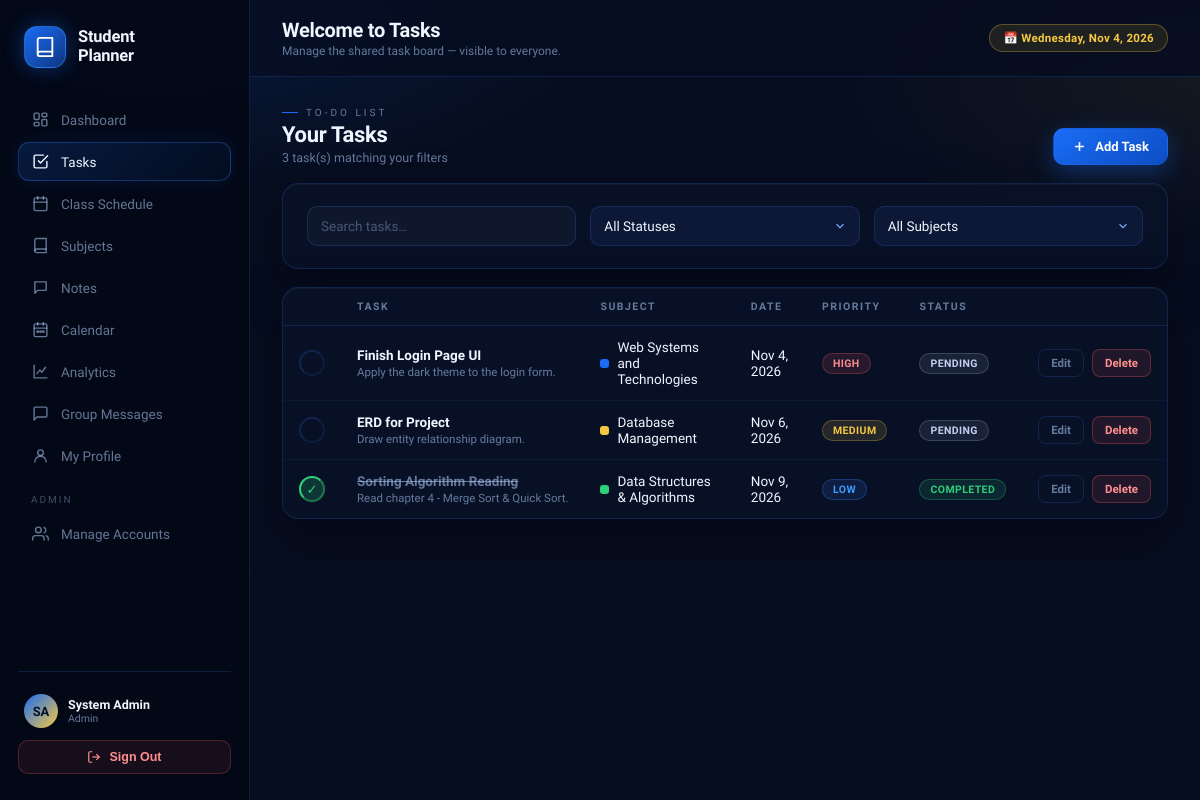
Screenshot of /tasks.php (signed in) with the database file from the repository.
### tables this page shows
CREATE TABLE IF NOT EXISTS `tasks` (
  `id`           INT UNSIGNED AUTO_INCREMENT PRIMARY KEY,
  `user_id`      INT UNSIGNED NOT NULL,
  `subject_id`   INT UNSIGNED NULL,
  `title`        VARCHAR(200) NOT NULL,
  `description`  TEXT NULL,
  `due_date`     DATE NULL,
  `due_time`     TIME NULL,
  `priority`     ENUM('low','medium','high') NOT NULL DEFAULT 'medium',
  `status`       ENUM('pending','in_progress','completed') NOT NULL DEFAULT 'pending',
  `created_at`   DATETIME NOT NULL DEFAULT CURRENT_TIMESTAMP,
  `completed_at` DATETIME NULL,
  FOREIGN KEY (`user_id`)    REFERENCES `login_accounts`(`id`) ON DELETE CASCADE,
  FOREIGN KEY (`subject_id`) REFERENCES `subjects`(`id`) ON DELETE SET NULL
);

CREATE TABLE IF NOT EXISTS `subjects` (
  `id`           INT UNSIGNED AUTO_INCREMENT PRIMARY KEY,
  `user_id`      INT UNSIGNED NOT NULL,
  `subject_name` VARCHAR(120) NOT NULL,
  `subject_code` VARCHAR(30)  NULL,
  `instructor`   VARCHAR(100) NULL,
  `units`        DECIMAL(3,1) NULL,
  `color`        VARCHAR(7)   NOT NULL DEFAULT '#1a6cf5',
  `created_at`   DATETIME     NOT NULL DEFAULT CURRENT_TIMESTAMP,
  FOREIGN KEY (`user_id`) REFERENCES `login_accounts`(`id`) ON DELETE CASCADE
);

### tasks.php (the view, shortened to what this page needs)
<?php
require_once __DIR__ . '/core/auth.php';
$filterStatus  = $_GET['status'] ?? 'all';
$search        = trim($_GET['q'] ?? '');
$where = [];
$whereSql = $where ? implode(' AND ', $where) : '1=1';
$tasks = mysqli_query($conn, "
  SELECT t.*, sub.subject_name, sub.color FROM tasks t
  LEFT JOIN subjects sub ON sub.id = t.subject_id
  WHERE $whereSql
  ORDER BY (t.status='completed'), (t.due_date IS NULL), t.due_date ASC, FIELD(t.priority,'high','medium','low')");
$pageTitle = "Welcome to Tasks";
$pageSub   = $canManage ? "Manage the shared task board — visible to everyone." : "Tasks and assignments set by your admin/faculty. View only.";
$activeNav = "tasks";
include __DIR__ . '/core/layout_head.php';
?>
<div class="section-head">
  <div>
    <div class="section-eyebrow">To-Do List</div>
    <div class="section-title">Your Tasks</div>
    <div class="section-sub"><?php echo mysqli_num_rows($tasks); ?> task(s) matching your filters</div>
  </div>
  <?php if ($canManage): ?>
  <button class="btn btn-primary" onclick="openModal('addTaskModal')">
    <svg width="15" height="15" viewBox="0 0 24 24" fill="none" stroke="currentColor" stroke-width="2.5"><line x1="12" y1="5" x2="12" y2="19"/><line x1="5" y1="12" x2="19" y2="12"/></svg>
    Add Task
  </button>
  <?php endif; ?>
</div>
<div class="card card-pad" style="margin-bottom:18px">
  <form method="GET" class="form-row cols-3" style="margin-bottom:0">
    <div><input type="text" name="q" placeholder="Search tasks…" value="<?php echo h($search); ?>"></div>
    <div>
      <select name="status" onchange="this.form.submit()">
        <option value="all" <?php echo $filterStatus==='all'?'selected':''; ?>>All Statuses</option>
      </select>
    </div>
    <div>
      <select name="subject" onchange="this.form.submit()">
        <option value="all">All Subjects</option>
      </select>
    </div>
  </form>
</div>
<div class="card">
  <div class="table-wrap">
  <table>
    <thead><tr><th></th><th>Task</th><th>Subject</th><th>Date</th><th>Priority</th><th>Status</th><th></th></tr></thead>
    <tbody>
    <?php if (mysqli_num_rows($tasks) === 0): ?>
      <tr><td colspan="7">
        <div class="empty-state">
          <svg viewBox="0 0 24 24" stroke="currentColor"><path d="M9 11l3 3L22 4"/><path d="M21 12v7a2 2 0 0 1-2 2H5a2 2 0 0 1-2-2V5a2 2 0 0 1 2-2h11"/></svg>
          <div class="empty-title">No tasks found</div>
          <div class="empty-sub">Try adjusting your filters, or add a new task.</div>
        </div>
      </td></tr>
    <?php else: while ($t = mysqli_fetch_assoc($tasks)):
        $overdue = $t['due_date'] && $t['status'] !== 'completed' && strtotime($t['due_date']) < strtotime(date('Y-m-d'));
        $tEsc = htmlspecialchars(json_encode($t), ENT_QUOTES, 'UTF-8');
    ?>
      <tr>
        <td>
          <?php if ($canManage): ?>
          <form method="POST">
            <button type="submit" class="btn-icon btn-outline" style="width:26px;height:26px;border-radius:50%;<?php echo $t['status']==='completed'?'background:rgba(46,207,122,.2);border-color:var(--green);color:var(--green)':''; ?>" title="Toggle complete">
              <?php echo $t['status']==='completed' ? '✓' : ''; ?>
            </button>
          </form>
          <?php endif; ?>
        </td>
        <td>
          <div style="font-weight:600;<?php echo $t['status']==='completed'?'text-decoration:line-through;color:var(--muted)':''; ?>"><?php echo h($t['title']); ?></div>
          <?php if ($t['description']): ?><div style="font-size:11.5px;color:var(--muted);margin-top:2px;max-width:260px;overflow:hidden;text-overflow:ellipsis;white-space:nowrap"><?php echo h($t['description']); ?></div><?php endif; ?>
        </td>
        <td><?php if ($t['subject_name']): ?><span class="flex items-center gap-8"><span class="chip" style="background:<?php echo h($t['color']); ?>"></span><?php echo h($t['subject_name']); ?></span><?php else: ?><span style="color:var(--muted2)">—</span><?php endif; ?></td>
        <td>
          <?php if ($t['due_date']): ?>
            <span style="<?php echo $overdue ? 'color:#ff8f8f;font-weight:700' : ''; ?>"><?php echo date('M j, Y', strtotime($t['due_date'])); ?></span>
          <?php else: ?><span style="color:var(--muted2)">No date</span><?php endif; ?>
        </td>
        <td><span class="badge pri-<?php echo $t['priority']; ?>"><?php echo $t['priority']; ?></span></td>
        <td><span class="badge st-<?php echo $t['status']; ?>"><?php echo str_replace('_',' ',$t['status']); ?></span></td>
        <td>
          <?php if ($canManage): ?>
          <div class="flex gap-8">
            <button class="btn btn-outline btn-sm" onclick='editTask(<?php echo $tEsc; ?>)'>Edit</button>
            <form method="POST" onsubmit="return confirm('Delete this task?');">
              <button type="submit" class="btn btn-danger btn-sm">Delete</button>
            </form>
          </div>
          <?php endif; ?>
        </td>
      </tr>
    <?php endwhile; endif; ?>
    </tbody>
  </table>
  </div>
</div>
<?php include __DIR__ . '/core/layout_foot.php'; ?>

### core/layout_head.php (shortened to what this page needs)
<?php
$pageTitle  = $pageTitle  ?? 'Dashboard';
$pageSub    = $pageSub    ?? '';
$activeNav  = $activeNav  ?? '';
function navClass($key, $active){ return 'sb-link' . ($key === $active ? ' active' : ''); }
?>
<!DOCTYPE html>
<html lang="en">
<head>
<link rel="stylesheet" href="assets/css/style.css">
</head>
<body>
<div class="app">
  <aside class="sidebar" id="sidebar">
    <div class="sb-brand">
      <div class="sb-brand-ring">
        <svg viewBox="0 0 24 24"><path d="M4 19.5A2.5 2.5 0 0 1 6.5 17H20"/><path d="M6.5 2H20v20H6.5A2.5 2.5 0 0 1 4 19.5v-15A2.5 2.5 0 0 1 6.5 2z"/></svg>
      </div>
      <div>
        <div class="sb-brand-name">Student<br>Planner</div>
      </div>
    </div>
    <nav class="sb-nav">
      <a href="index.php" class="<?php echo navClass('dashboard',$activeNav); ?>">
        <svg viewBox="0 0 24 24"><rect x="3" y="3" width="7" height="9" rx="1.5"/><rect x="14" y="3" width="7" height="5" rx="1.5"/><rect x="14" y="12" width="7" height="9" rx="1.5"/><rect x="3" y="16" width="7" height="5" rx="1.5"/></svg>
        Dashboard
      </a>
      <a href="tasks.php" class="<?php echo navClass('tasks',$activeNav); ?>">
        <svg viewBox="0 0 24 24"><path d="M9 11l3 3L22 4"/><path d="M21 12v7a2 2 0 0 1-2 2H5a2 2 0 0 1-2-2V5a2 2 0 0 1 2-2h11"/></svg>
        Tasks
      </a>
      <a href="schedule.php" class="<?php echo navClass('schedule',$activeNav); ?>">
        <svg viewBox="0 0 24 24"><rect x="3" y="4" width="18" height="18" rx="2"/><path d="M16 2v4M8 2v4M3 10h18"/></svg>
        Class Schedule
      </a>
      <a href="subjects.php" class="<?php echo navClass('subjects',$activeNav); ?>">
        <svg viewBox="0 0 24 24"><path d="M4 19.5A2.5 2.5 0 0 1 6.5 17H20"/><path d="M6.5 2H20v20H6.5A2.5 2.5 0 0 1 4 19.5v-15A2.5 2.5 0 0 1 6.5 2z"/></svg>
        Subjects
      </a>
      <a href="notes.php" class="<?php echo navClass('notes',$activeNav); ?>">
        <svg viewBox="0 0 24 24"><path d="M4 4h16v12H8l-4 4V4z"/></svg>
        Notes
      </a>
      <a href="calendar.php" class="<?php echo navClass('calendar',$activeNav); ?>">
        <svg viewBox="0 0 24 24"><rect x="3" y="4" width="18" height="18" rx="2"/><path d="M16 2v4M8 2v4M3 10h18"/><circle cx="8" cy="15" r="1"/><circle cx="12" cy="15" r="1"/><circle cx="16" cy="15" r="1"/></svg>
        Calendar
      </a>
      <a href="analytics.php" class="<?php echo navClass('analytics',$activeNav); ?>">
        <svg viewBox="0 0 24 24"><path d="M3 3v18h18"/><path d="M7 15l4-5 3 3 5-7"/></svg>
        Analytics
      </a>
      <a href="messages.php" class="<?php echo navClass('chat',$activeNav); ?>">
        <svg viewBox="0 0 24 24"><path d="M21 15a2 2 0 0 1-2 2H7l-4 4V5a2 2 0 0 1 2-2h14a2 2 0 0 1 2 2z"/></svg>
        Group Messages
      </a>
      <a href="profile.php" class="<?php echo navClass('profile',$activeNav); ?>">
        <svg viewBox="0 0 24 24"><circle cx="12" cy="8" r="4"/><path d="M4 21c0-4.4 3.6-8 8-8s8 3.6 8 8"/></svg>
        My Profile
      </a>
      <?php if ($isAdmin): ?>
      <div class="sb-section-label">Admin</div>
      <a href="accounts.php" class="<?php echo navClass('accounts',$activeNav); ?>">
        <svg viewBox="0 0 24 24"><circle cx="9" cy="7" r="4"/><path d="M1 21v-2a4 4 0 0 1 4-4h8a4 4 0 0 1 4 4v2"/><path d="M17 3.5a4 4 0 0 1 0 7.5M23 21v-2a4 4 0 0 0-3-3.9"/></svg>
        Manage Accounts
      </a>
      <?php endif; ?>
    </nav>
    <div class="sb-foot">
      <a href="profile.php" class="sb-user-link">
        <div class="sb-user">
          <?php echo renderAvatar($user['name'], $user['avatar_path'] ?? null, 'sb-user-av'); ?>
          <div>
            <div class="sb-user-name"><?php echo h($user['name']); ?></div>
            <div class="sb-user-role"><?php echo h($user['role']); ?></div>
          </div>
        </div>
      </a>
      <form method="POST" action="logout.php">
        <button type="submit" class="sb-logout">
          <svg width="14" height="14" viewBox="0 0 24 24" fill="none" stroke="currentColor" stroke-width="2"><path d="M9 21H5a2 2 0 0 1-2-2V5a2 2 0 0 1 2-2h4"/><polyline points="16 17 21 12 16 7"/><line x1="21" y1="12" x2="9" y2="12"/></svg>
          Sign Out
        </button>
      </form>
    </div>
  </aside>
  <div class="main">
    <div class="topbar">
      <div class="flex items-center gap-10">
        <div>
          <div class="tb-title"><?php echo h($pageTitle); ?></div>
          <?php if ($pageSub): ?><div class="tb-sub"><?php echo h($pageSub); ?></div><?php endif; ?>
        </div>
      </div>
      <div class="tb-right">
        <span class="pill gold">📅 <?php echo date('l, M j, Y'); ?></span>
      </div>
    </div>
    <div class="content">

### core/auth.php (shortened to what this page needs)
<?php
require_once __DIR__ . '/../db.php';
$user    = $_SESSION['sp_user'];
$userId  = intval($user['id']);
mysqli_query($conn, "UPDATE login_accounts SET last_seen = NOW(), is_online = 1 WHERE id = $userId");
mysqli_query($conn, "UPDATE login_accounts SET is_online = 0 WHERE last_seen < DATE_SUB(NOW(), INTERVAL 3 MINUTE)");
$chk = mysqli_fetch_assoc(mysqli_query($conn, "SELECT id, is_approved, name, role, avatar_path FROM login_accounts WHERE id=$userId"));
$user = $_SESSION['sp_user'];
$isAdmin = ($user['role'] === 'admin');
$canManage = $isAdmin || ($user['role'] === 'faculty');
function renderAvatar($name, $avatarPath, $class = ''){
    return '<div class="' . h($class) . '">' . h(initials($name)) . '</div>';
}
function initials($name){
    $parts = preg_split('/\s+/', trim($name));
    $ini = '';
    foreach (array_slice($parts,0,2) as $p) { if ($p !== '') $ini .= mb_strtoupper(mb_substr($p,0,1)); }
    return $ini ?: 'S';
}
function h($v){ return htmlspecialchars($v ?? '', ENT_QUOTES, 'UTF-8'); }

### rows the page displays
tasks: title "Finish Login Page UI", description "Apply the dark theme to the login form.", subject.subject_name "Web Systems and Technologies", due_date "Nov 4, 2026", priority "HIGH", status "PENDING"
tasks: title "ERD for Project", description "Draw entity relationship diagram.", subject.subject_name "Database Management", due_date "Nov 6, 2026", priority "MEDIUM", status "PENDING"
tasks: title "Sorting Algorithm Reading", description "Read chapter 4 - Merge Sort & Quick Sort.", subject.subject_name "Data Structures & Algorithms", due_date "Nov 9, 2026", priority "LOW", status "COMPLETED"

### other values shown
initials($name) "SA"
$user['name'] "System Admin"
$user['role'] "Admin"
$pageTitle "Welcome to Tasks"
$pageSub "Manage the shared task board — visible to everyone."
mysqli_num_rows($tasks) "3"
